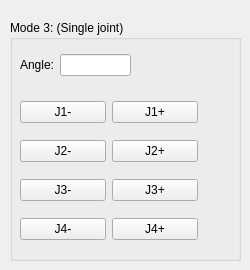
     <widget class="QWidget" name="page">
      <widget class="QGroupBox" name="groupBox_5">
       <property name="geometry">
        <rect>
         <x>10</x>
         <y>20</y>
         <width>231</width>
         <height>241</height>
        </rect>
       </property>
       <property name="title">
        <string>Mode 3: (Single joint)</string>
       </property>
       <widget class="QWidget" name="layoutWidget_3">
        <property name="geometry">
         <rect>
          <x>10</x>
          <y>70</y>
          <width>178</width>
          <height>161</height>
         </rect>
        </property>
        <layout class="QGridLayout" name="gridLayout_13">
         <item row="0" column="0">
          <widget class="QPushButton" name="pushButton_23">
           <property name="text">
            <string>J1-</string>
           </property>
          </widget>
         </item>
         <item row="0" column="1">
          <widget class="QPushButton" name="pushButton_24">
           <property name="text">
            <string>J1+</string>
           </property>
          </widget>
         </item>
         <item row="1" column="0">
          <widget class="QPushButton" name="pushButton_25">
           <property name="text">
            <string>J2-</string>
           </property>
          </widget>
         </item>
         <item row="1" column="1">
          <widget class="QPushButton" name="pushButton_26">
           <property name="text">
            <string>J2+</string>
           </property>
          </widget>
         </item>
         <item row="2" column="0">
          <widget class="QPushButton" name="pushButton_28">
           <property name="text">
            <string>J3-</string>
           </property>
          </widget>
         </item>
         <item row="2" column="1">
          <widget class="QPushButton" name="pushButton_31">
           <property name="text">
            <string>J3+</string>
           </property>
          </widget>
         </item>
         <item row="3" column="0">
          <widget class="QPushButton" name="pushButton_32">
           <property name="text">
            <string>J4-</string>
           </property>
          </widget>
         </item>
         <item row="3" column="1">
          <widget class="QPushButton" name="pushButton_33">
           <property name="text">
            <string>J4+</string>
           </property>
          </widget>
         </item>
        </layout>
       </widget>
       <widget class="QWidget" name="layoutWidget">
        <property name="geometry">
         <rect>
          <x>10</x>
          <y>30</y>
          <width>111</width>
          <height>31</height>
         </rect>
        </property>
        <layout class="QGridLayout" name="gridLayout_17">
         <item row="0" column="0">
          <widget class="QLabel" name="label_9">
           <property name="text">
            <string>Angle:</string>
           </property>
          </widget>
         </item>
         <item row="0" column="1">
          <widget class="QLineEdit" name="lineEdit_angle"/>
         </item>
        </layout>
       </widget>
      </widget>
     </widget>
